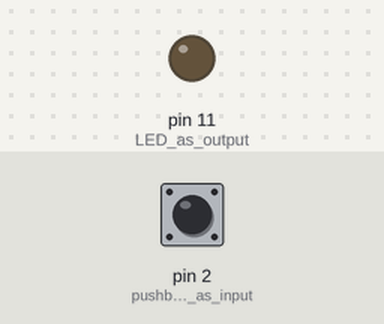
This sketch was run on a simulated Arduino Uno, built with avr-gcc and run on an emulated ATmega328P. Parts: output pins drawn as LEDs (lit = HIGH). The test bench sets the inputs (shaded band); at power-on: pin 2 (pushbutton_as_input) LOW.

Above: at 1.2 s.
1.3 s: pin 2 (pushbutton_as_input) pulled HIGH for 0.15 s
At 1.37 s:
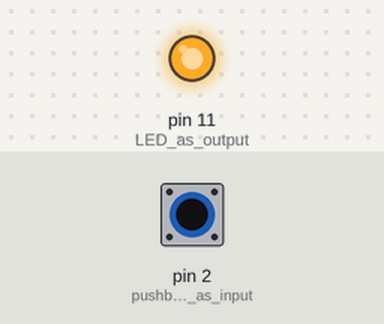
2.9 s: pin 2 (pushbutton_as_input) pulled HIGH for 3.2 s
At 7.1 s:
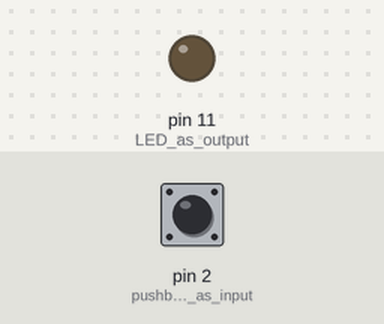
Timing chart, 0 to 8.6 s (numbered marks = the images above; inputs shaded):
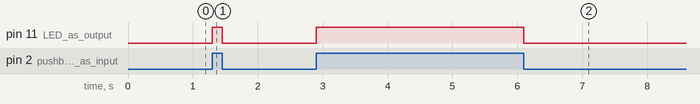

The sketch:

CRX_ADKL3_02.ino
```cpp
/*
  Pushbutton
  Turn an LED "ON" and "OFF" when pressing a pushbutton.
*/
void setup() {
  // initialize the digital pin as an output.
  pinMode(11, OUTPUT); // LED as output
  pinMode(2, INPUT); // pushbutton as input
}
void loop() {

  // check if the pushbutton is pressed (HIGH).
  if (digitalRead(2) == HIGH) {
    // if it is, turn LED on (HIGH)
    digitalWrite(11, HIGH);
  } else {
    // if not, turn LED off
    digitalWrite(11, LOW);
  }
}
```

Measured:
- after the input at 1.3 s, pin 11 (LED_as_output): LOW → HIGH at once, → LOW 0.15 s later
- after the input at 2.9 s, pin 11 (LED_as_output): LOW → HIGH at once, → LOW 3.2 s later
